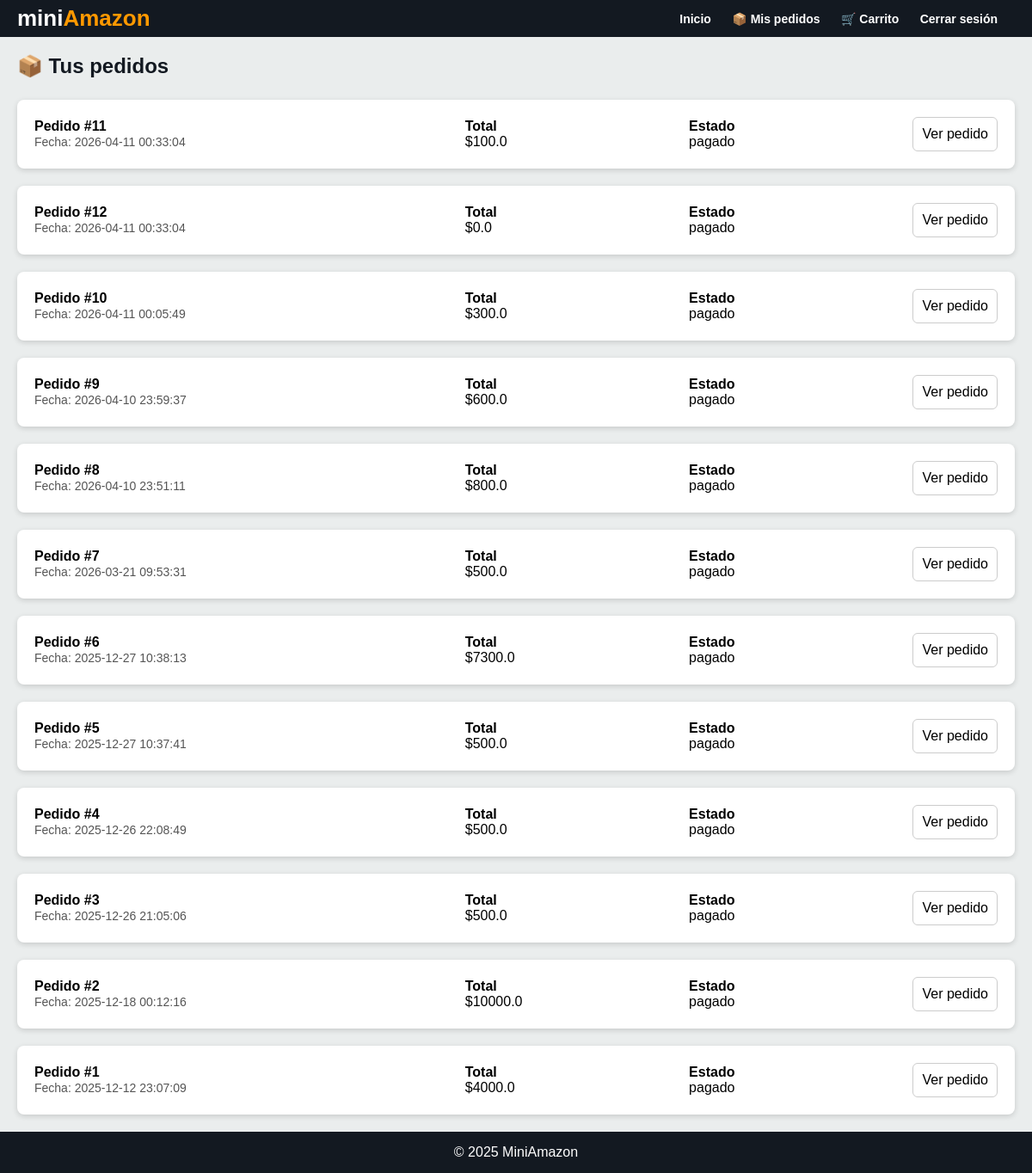
/my_orders (signed in), run on the app's committed database.
### tables this page shows
CREATE TABLE orders (
        id INTEGER PRIMARY KEY AUTOINCREMENT,
        user_id INTEGER,
        total REAL,
        address TEXT,
        payment_method TEXT,
        created_at TEXT, status TEXT DEFAULT 'pagado', address_id INTEGER,
        FOREIGN KEY(user_id) REFERENCES users(id)
    );

### app.py (the view)
@app.route('/my_orders')
def my_orders():
    if 'user_id' not in session or session.get('role') != 'buyer':
        return redirect('/login')
    conn = get_connection()
    orders = conn.execute("""
        SELECT id, created_at, total, status
        FROM orders
        WHERE user_id = ?
        ORDER BY created_at DESC
    """, (session['user_id'],)).fetchall()
    conn.close()
    return render_template('my_orders.html', orders=orders)

### database.py (called while the page is built)
def get_connection(timeout=10, check_same_thread=False):
    conn = sqlite3.connect(DB_PATH, timeout=timeout, check_same_thread=check_same_thread)
    conn.row_factory = sqlite3.Row
    return conn

### templates/my_orders.html (shortened to what this page needs)
{% extends "base.html" %}
{% set hide_search = true %}
{% block content %}
<h2 class="section-title">📦 Tus pedidos</h2>
{% if orders %}
<div class="orders-list">
    {% for order in orders %}
    <div class="order-card">
        <div class="order-header">
            <div>
                <strong>Pedido #{{ order.id }}</strong><br>
                <span>Fecha: {{ order.created_at }}</span>
            </div>
            <div>
                <strong>Total</strong><br>
                ${{ order.total }}
            </div>
            <div>
                <strong>Estado</strong><br>
                {{ order.status }}
            </div>
            <div>
                <a href="{{ url_for('order_detail', order_id=order.id) }}" class="btn-outline">
                    Ver pedido
                </a>
            </div>
        </div>
    </div>
    {% endfor %}
</div>
{% else %}
<p style="text-align:center;">Aún no has realizado pedidos 😢</p>
{% endif %}
{% endblock %}

### templates/base.html (shortened to what this page needs)
<!DOCTYPE html>
<html lang="es">
<head>
    <link rel="stylesheet" href="https://cdn.jsdelivr.net/npm/swiper@11/swiper-bundle.min.css"/>
    <link rel="stylesheet" href="{{ url_for('static', filename='styles.css') }}">
</head>
<body>
<header class="amazon-header">
    <div class="logo">
        mini<span>Amazon</span>
    </div>
    <nav class="header-actions">
        <a href="{{ url_for('buyer_products') }}">Inicio</a>
        {% if session.get('user_id') %}
            {% if session.get('role') == 'seller' %}
                <a href="/seller">Panel vendedor</a>
            {% elif session.get('role') == 'buyer' %}
                <a href="/my_orders">📦 Mis pedidos</a>
                <a href="/cart">🛒 Carrito</a>
            {% endif %}
            <a href="/logout">Cerrar sesión</a>
        {% else %}
            <a href="/login">Iniciar sesión</a>
            <a href="/register">Registrarse</a>
        {% endif %}
    </nav>
</header>
<main class="main-content">
    {% block content %}{% endblock %}
</main>
<footer class="amazon-footer">
    © 2025 MiniAmazon
</footer>
</body>
</html>

### static/styles.css (style rules this page uses)
html, body { height: 100%; }
* { margin: 0; padding: 0; box-sizing: border-box; }
body { font-family: Arial, Helvetica, sans-serif; background-color: #eaeded; display: flex; flex-direction: column; }
.amazon-header { background-color: #131921; padding: 6px 20px; display: grid; grid-template-columns: auto 1fr auto; align-items: center; gap: 20px; }
.header-actions { justify-self: end; }
.header-actions a { color: white; margin-left: 15px; text-decoration: none; font-weight: bold; }
.amazon-header .logo { font-size: 26px; font-weight: bold; color: white; }
.amazon-header .logo span { color: #FF9900; }
.amazon-header nav a { color: white; margin-left: 20px; text-decoration: none; font-size: 14px; }
.main-content { padding: 20px; flex: 1; }
h1, h2 { margin-bottom: 20px; color: #131921; text-align: center; }
.amazon-footer { background: #131921; color: white; text-align: center; padding: 15px; }
.btn-outline { border: 1px solid #ccc; padding: 8px 12px; text-decoration: none; color: #111; border-radius: 5px; }
.section-title { margin-bottom: 15px; }
.section-title { margin-bottom: 25px; text-align: left; }
.orders-list { display: flex; flex-direction: column; gap: 20px; }
.order-card { background: white; border-radius: 8px; box-shadow: 0 2px 6px rgba(0,0,0,.15); padding: 20px; }
.order-header { display: grid; grid-template-columns: 2fr 1fr 1fr auto; align-items: center; gap: 20px; }
.order-header span { font-size: 14px; color: #555; }
.btn-outline { display: block; text-align: center; border: 1px solid #ccc; padding: 10px; border-radius: 6px; text-decoration: none; color: black; }

### data on the page
orders: id "11", created_at "2026-04-11 00:33:04", total "100.0", status "pagado"
orders: id "12", created_at "2026-04-11 00:33:04", total "0.0", status "pagado"
orders: id "10", created_at "2026-04-11 00:05:49", total "300.0", status "pagado"
orders: id "9", created_at "2026-04-10 23:59:37", total "600.0", status "pagado"
orders: id "8", created_at "2026-04-10 23:51:11", total "800.0", status "pagado"
orders: id "7", created_at "2026-03-21 09:53:31", total "500.0", status "pagado"
orders: id "6", created_at "2025-12-27 10:38:13", total "7300.0", status "pagado"
orders: id "5", created_at "2025-12-27 10:37:41", total "500.0", status "pagado"
orders: id "4", created_at "2025-12-26 22:08:49", total "500.0", status "pagado"
orders: id "3", created_at "2025-12-26 21:05:06", total "500.0", status "pagado"
orders: id "2", created_at "2025-12-18 00:12:16", total "10000.0", status "pagado"
orders: id "1", created_at "2025-12-12 23:07:09", total "4000.0", status "pagado"
